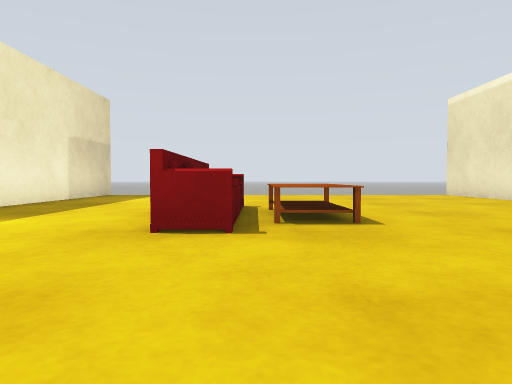
View 1 (above)

13 first-person views from a walk through a robot-simulator world made for Gazebo. The camera is 0.5 m above the floor, tilts 2° down and sees 70° across. Floor lines are 1 m apart. The floor is counted in squares, 1 m on a side. Each view is taken from the middle of a square. On the plan, view 1 faces up. The plan holds only what a view shows up to about 9 squares ahead; the rest is blank. Robots are left out.

View 2
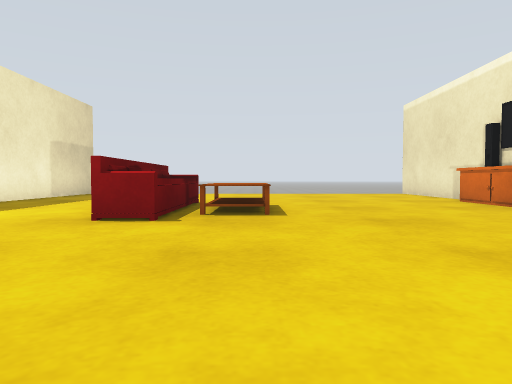

View 3
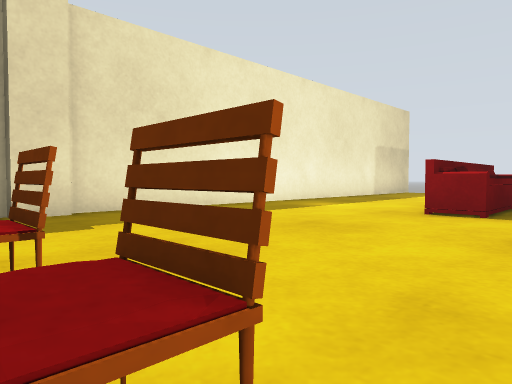

View 4
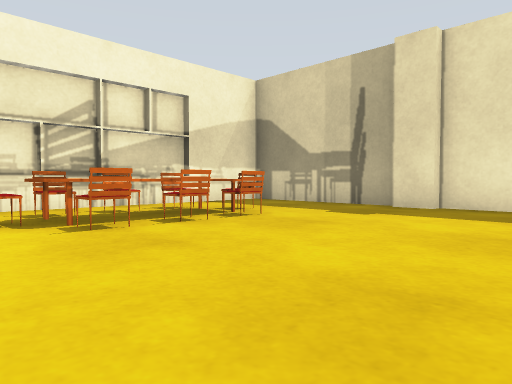

View 5
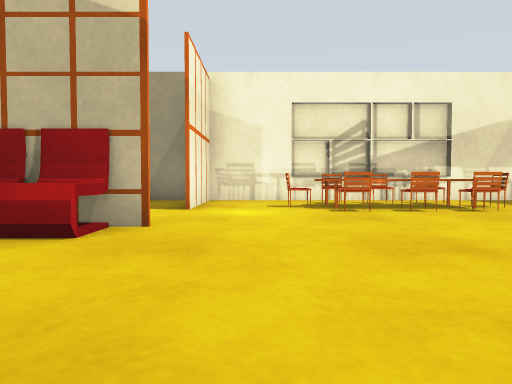

View 6
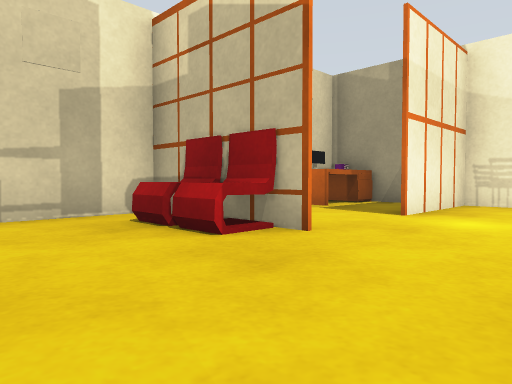

View 7
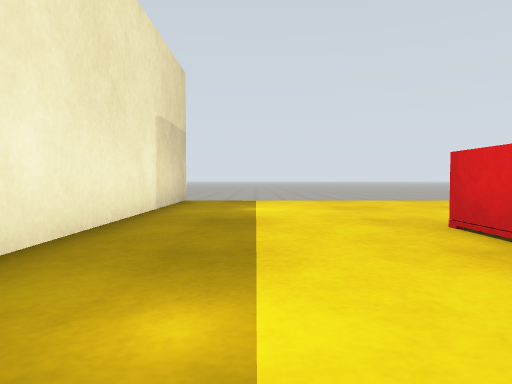

View 8
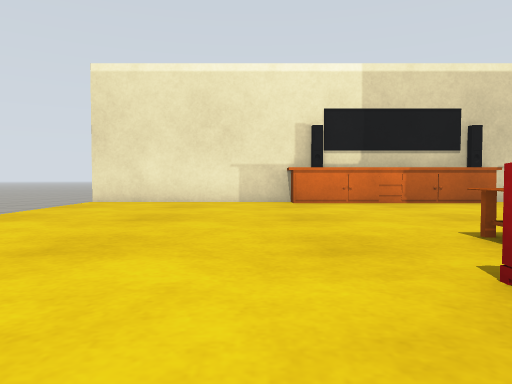

View 9
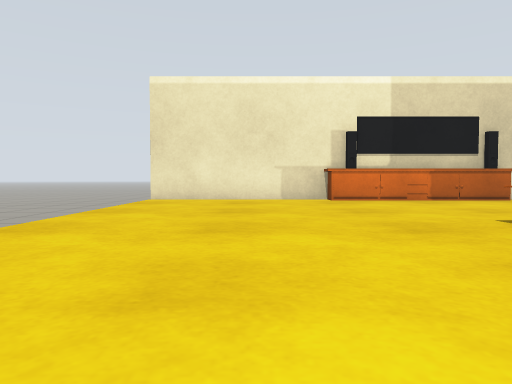

View 10
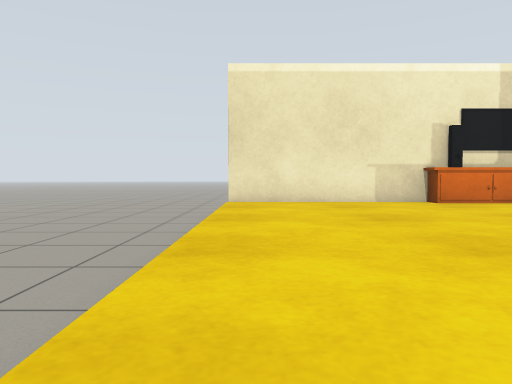

View 11
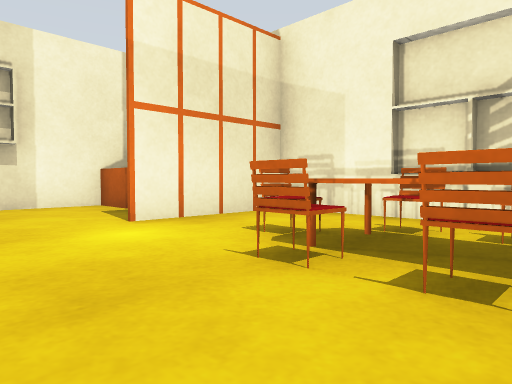

View 12
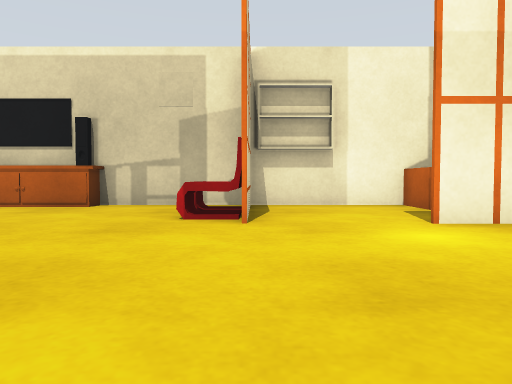

View 13
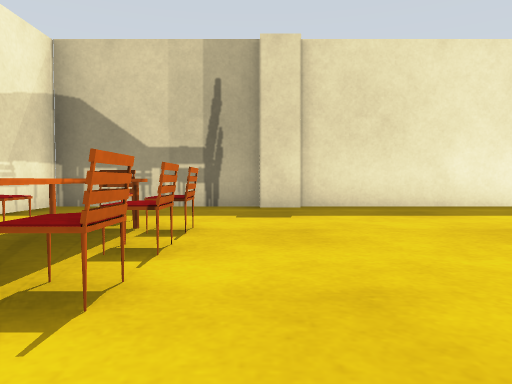

### Floor plan
Key: @ floor where view 1 was taken; # wall or solid block; . floor; = window, fence, low wall or low ledge; v drop or lower ground.
Columns run from 5 left of view 1 to 6 right of it. Each row starts with its distance up from view 1.
 12     vvvvvvvv
 11 #..........#
 10 #..........#
  9 #..........#
  8 #..........#
  7 #...=......#
  6 #...===....#
  5 #...=##....#
  4 #...===....#
  3 #..........#
  2 #..........#
  1 #........==v
  0 #....@...###
 -1 #..........#
 -2 #..===..#..#
 -3 #..###=.#.=#
 -4 #...==..#.=#
 -5 v#######v##v

Where each view was taken, in squares from view 1:
view 1: 0 up, 0 right, facing up
view 2: 1 down, 1 right, facing up
view 3: 2 down, 1 right, facing up-left
view 4: 2 up, 2 right, facing down-left
view 5: 4 up, 2 right, facing down
view 6: 3 up, 1 right, facing down-right
view 7: 3 up, 3 left, facing up
view 8: 8 up, 2 left, facing right
view 9: 9 up, 3 left, facing right
view 10: 11 up, 2 left, facing right
view 11: 0 up, 1 left, facing down-right
view 12: 0 up, 1 left, facing right
view 13: 1 down, 2 right, facing left
